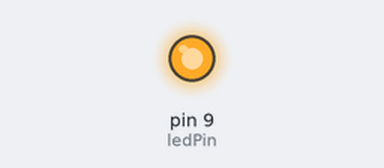
Simulated run of this sketch. Board: Arduino Uno, built with avr-gcc and run on an emulated ATmega328P. On the bench: output pins drawn as LEDs (lit = HIGH).

Above: at 0.1 s.
Timing chart, 0 to 1.6 s (numbered marks = the images above):
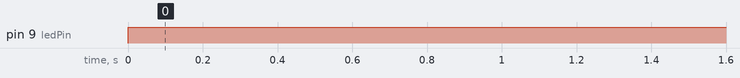

The sketch:

sketch_jan04a.ino
```cpp
const int keyPin = 12;
const int ledPin = 9;


void setup() {
  // put your setup code here, to run once:
  //pinMode(keyPin, INPUT);
  pinMode(ledPin, OUTPUT);
}

void loop() {
  digitalWrite(ledPin, HIGH);
  /*
  if (digitalRead(keyPin) == HIGH) {
    digitalWrite(ledPin, HIGH);
  }
  else {
    digitalWrite(ledPin, LOW);
  }
  */
}
```

Measured:
- by itself, pin 9 (ledPin): LOW → HIGH at 0.00 s
